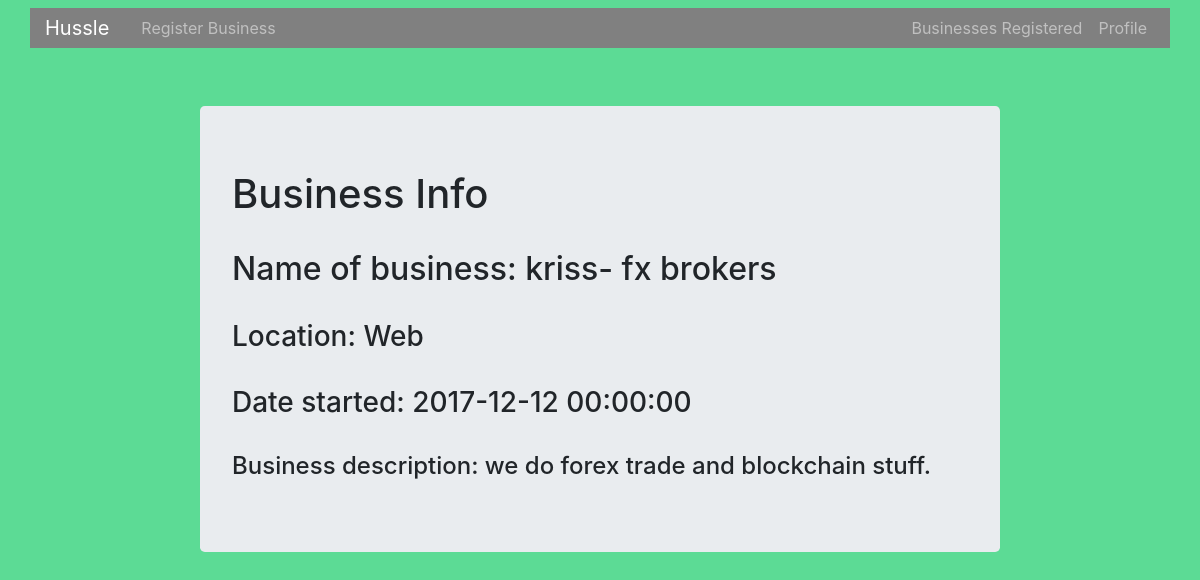
/businesses/6 (signed in), run on the app's committed database.
### app/models/models.py (models this page shows, shortened)
class Business(db.Model):
    __tablename__ = 'businesses'
    id = db.Column(db.Integer(), primary_key = True)
    name = db.Column(db.String())
    location = db.Column(db.String())
    started = db.Column(db.DateTime(), default = datetime.utcnow)
    business_description = db.Column(db.String())
    user_id = db.Column(db.Integer(), db.ForeignKey('users.id'))

### app/views/views.py (the view)
@app.route('/businesses/<int:business_id>')
@login_required
def single_business(business_id):
    business = Business.query.get_or_404(business_id)
    return render_template('one_business.html', business = business)

### app/models/models.py (called while the page is built)
@login_manager.user_loader
def load_user(id):
    return User.query.get(int(id))

### app/templates/one_business.html (shortened to what this page needs)
{% extends 'base.html' %}
{% block content %}
<div class="content-bs">
  <div class="jumbotron">
    <h1>Business Info</h1><br>
    <h2> Name of business: {{ business.name }}</h2><br>
    <h3>Location: {{ business.location }}</h3><br>
    <h3>Date started: {{ business.started }}</h3><br>
    <h4>Business description: {{ business.business_description }}</h4>
  </div>
</div>
{% endblock %}

### app/static/css/main.css (style rules this page uses)
.content-bs { padding-top: 50px; width: 800px; margin:auto; }
.body-container { background-color: #5CDB95; }

### data on the page
Business: name "kriss- fx brokers", location "Web", started "2017-12-12 00:00:00", business_description "we do forex trade and blockchain stuff."
